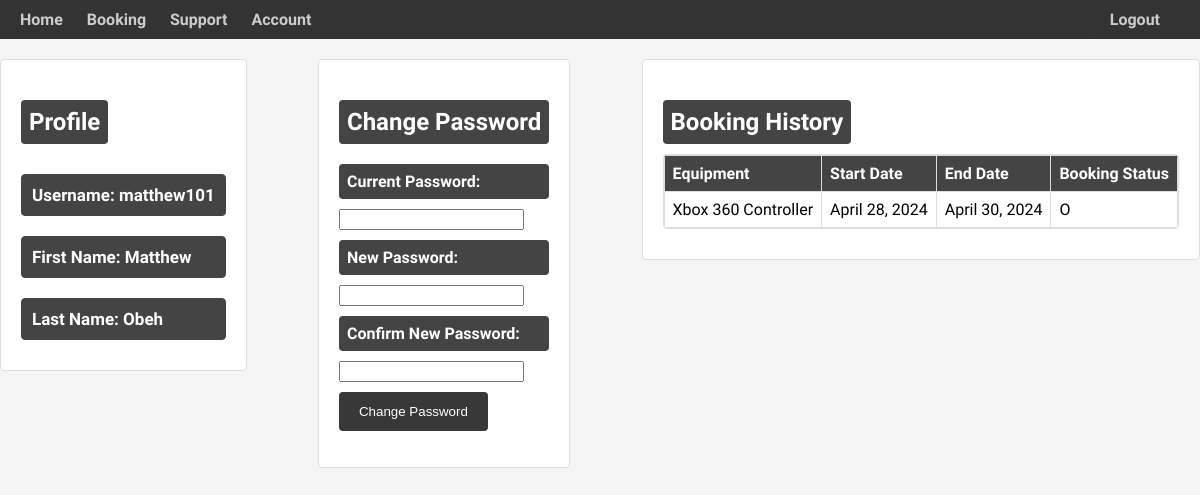
The page /account/ (signed in) on the database its author committed.
### helloworld/models.py (models this page shows, shortened)
class Booking(models.Model):
    STATUS = [
        ("O", "Open"),
        ("C", "Closed"),
        ("L", "Late"),
    ]
    startDate = models.DateField()
    endDate = models.DateField()
    bookingStatus = models.CharField(max_length = 10, choices = STATUS)
    bookingID = models.AutoField(primary_key = True, null = False)
    account = models.ForeignKey(User, on_delete = models.SET_NULL, null = True)
    equipment = models.ForeignKey(Equipment, on_delete = models.SET_NULL, null = True)

class Equipment(models.Model):
    LOCATIONS = [
        ("XRLBC", "XRL Lab Blue Cabinet"),
        ("XRLBCL", "XRL Lab Blue Cabinet Large"),
        ("XRL", "XRL Lab"),
        ("OTHER", "Other"),
        ('XRLMWC', "XRLab Medium Wooden Cabinet")
    ]
    STATUS = [
        ("A", "Available"),
        ("ON", "On Loan"),
        ("D", "Decommissioned"),
        ("R", "Repairing"),
    ]
    equipmentName = models.CharField(max_length = 30)
    equipmentType = models.CharField(max_length = 30)
    equipmentQuantity = models.IntegerField( default= 1)
    equipmentLocation = models.CharField(max_length = 30, choices = LOCATIONS , default = "OTHER")
    equipmentAudit =  models.DateField()
    equipmentStatus = models.CharField(max_length = 20, choices = STATUS, default = "A")
    equipmentID = models.CharField(max_length = 30, primary_key = True)

### helloworld/views.py (the view)
# urls.py: path('account/',views.account , name='account'),
def account(request):
    print("here")
    if UserLoggedIn(request):
        print("User is Logged In")
        usersBookings = getUserBookings(request)
        context = {
        'username':GetUserName(request),
        'bookings':usersBookings
        }
        return render(request,"account.html",context)
    else:
        return loginPage(request)

### helloworld/views.py (called while the page is built)
def UserLoggedIn(request): #uop
    if request.user.is_authenticated:
        return True
    else:
        return False

def getUserBookings(request):
    return Booking.objects.filter(account = request.user)

def GetUserName(request):
    return request.user.username

### templates/account.html (shortened to what this page needs)
{% load static %}
<html>
<head>
    <link rel="stylesheet" href="{% static 'css/account.css' %}">
</head>
<body>
    {% include 'navbar.html' %}
    <div class="container">
        <div class="grey-container">
            <div class="profile-section">
                <h2>Profile</h2>
                <p>Username: {{ user.username }}</p>
                <p>First Name: {{ user.first_name }}</p>
                <p>Last Name: {{ user.last_name}}</p>
            </div>
        </div>
        <div class="grey-container">
            <div class="change-password-section">
                <h2>Change Password</h2>
                <form>
                    <div class="form-group">
                        <label for="currentPassword">Current Password:</label>
                        <input id="currentPassword" name="current_password" type="password" required>
                    </div>
                    <div class="form-group">
                        <label for="newPassword">New Password:</label>
                        <input id="newPassword" name="new_password1" type="password" required>
                    </div>
                    <div class="form-group">
                        <label for="confirmNewPassword">Confirm New Password:</label>
                        <input id="confirmNewPassword" name="new_password2" type="password" required>
                    </div>
                    <input class="submit" type="submit" value="Change Password">
                </form>
            </div>
        </div>
        <div class="grey-container">
            <div class="booking-history-section">
                <h2>Booking History</h2>
                <div class="scrollable-table-container">
                    {% include 'userbookingtable.html' %}
                </div>
            </div>
        </div>
    </div>
</body>
</html>

### templates/navbar.html (shortened to what this page needs)
{% load static %}
<head>
    <link rel="stylesheet" type="text/css" href="{% static 'css/nav.css' %}">
</head>
<body>
    <nav class="navbar">
        <div class="nav-left">
            <ul class="nav-header">
                <li class = "nav-Button" ><a href="{% url 'home' %}">Home</a></li>
                <li class = "nav-Button" ><a href="{% url 'booking' %}">Booking</a></li>
                <li class = "nav-Button" ><a href="{% url 'booking' %}">Support</a></li>
                <li class = "nav-Button" ><a href="{% url 'account' %}">Account</a></li>
            </ul>
        </div>
        <div class="nav-right">
            {% if user.is_authenticated %}
                <a href="{% url 'logout' %}" class="nav-button">Logout</a>
            {% else %}
                <a href="{% url 'login' %}" class="nav-button">Login</a>
            {% endif %}
        </div>
    </nav>
</body>
</html>

### templates/userbookingtable.html
<table>
    <tr>
        <th>Equipment</th>
        <th>Start Date</th>
        <th>End Date</th>
        <th>Booking Status</th>
    </tr>
    {% for booking in bookings %}
    <tr>
        <td>{{ booking.equipment.equipmentName }}</td>
        <td>{{ booking.startDate }}</td>
        <td>{{ booking.endDate }}</td>
        <td>{{ booking.bookingStatus }}</td>
    </tr>
    {% endfor %}
</table>

### static/css/account.css (style rules this page uses)
body { font-family: Arial, sans-serif; background-color: #f5f5f5; padding: 20px; }
.container { display: flex; justify-content: space-between; max-width: 1200px; margin: 0 auto; }
.scrollable-table-container { max-height: 400px; overflow-y: auto; border: 1px solid #ddd; border-radius: 4px; margin-bottom: 10px; }
.scrollable-table-container table { width: 100%; border-collapse: collapse; }
.scrollable-table-container th, .scrollable-table-container td { border: 1px solid #ddd; padding: 8px; text-align: left; }
.scrollable-table-container th { background-color: #444444; color: #fff; }
.form-group input[type="date"], .form-group input[type="text"], .form-group input[type="submit"], .form-group label { background-color: #444444; color: #fff; padding: 8px; border-radius: 4px; display: inline-block; margin-bottom: 10px; margin-Top: 10px; }
.form-group label { font-weight: bold; display: block; }
.submit { background-color: #383838; color: #fff; border: none; padding: 12px 20px; border-radius: 4px; cursor: pointer; margin-top: 10px; }
.profile-section h2, .change-password-section h2, .booking-history-section h2 { background-color: #444444; color: #fff; padding: 8px; border-radius: 4px; display: inline-block; margin-bottom: 10px; }
.profile-section, .change-password-section, .booking-history-section { width: 100%; background-color: #fff; border: 1px solid #ddd; border-radius: 4px; padding: 20px; box-sizing: border-box; margin-top: 20px; }
.container p { font-size: 17px; font-weight: bold; color: #ffffff; padding: 10px; margin-top: 20px; margin-bottom: 10px; border: 1px solid #444; border-radius: 4px; background-color: #444; }

### static/css/nav.css (style rules this page uses)
body { font-family: 'InterVogue Medium', sans-serif; margin: 0; padding: 0; }
.navbar { background-color: #333; display: flex; justify-content: space-between; align-items: center; padding: 10px 20px; }
.nav-left { flex: 1; }
.nav-header { list-style-type: none; margin: 0; padding: 0; }
.nav-header li { display: inline; margin-right: 20px; }
.nav-header li a { text-decoration: none; color: #ccc; font-size: 16px; }
.nav-right .nav-button { text-decoration: none; padding: 10px 20px; background-color: #333; color: #ccc; border-radius: 5px; }
.login-option,a { flex: 1; font-weight: bold; cursor: pointer; }

### rows shown on the page
Booking: equipment.equipmentName "Xbox 360 Controller", startDate "April 28, 2024", endDate "April 30, 2024", bookingStatus "O"

### other values the page prints
{{ user.username }} "matthew101"
{{ user.first_name }} "Matthew"
{{ user.last_name }} "Obeh"
